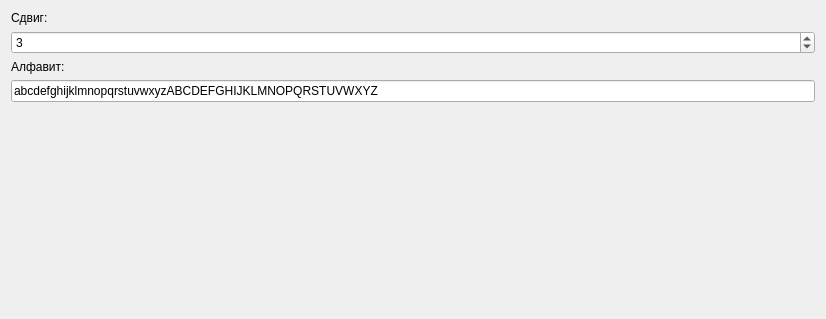
<?xml version="1.0" encoding="UTF-8"?>
<ui version="4.0">
 <class>FormCaesar</class>
 <widget class="QWidget" name="FormCaesar">
  <property name="geometry">
   <rect>
    <x>0</x>
    <y>0</y>
    <width>826</width>
    <height>319</height>
   </rect>
  </property>
  <property name="sizePolicy">
   <sizepolicy hsizetype="Expanding" vsizetype="Expanding">
    <horstretch>0</horstretch>
    <verstretch>0</verstretch>
   </sizepolicy>
  </property>
  <property name="windowTitle">
   <string>Form</string>
  </property>
  <layout class="QGridLayout" name="gridLayout_2">
   <item row="4" column="0">
    <widget class="QLineEdit" name="lineEditAlphabet">
     <property name="text">
      <string>abcdefghijklmnopqrstuvwxyzABCDEFGHIJKLMNOPQRSTUVWXYZ</string>
     </property>
    </widget>
   </item>
   <item row="3" column="0">
    <widget class="QLabel" name="labelAlphabet">
     <property name="text">
      <string>Алфавит:</string>
     </property>
    </widget>
   </item>
   <item row="5" column="0">
    <spacer name="verticalSpacer">
     <property name="orientation">
      <enum>Qt::Vertical</enum>
     </property>
     <property name="sizeHint" stdset="0">
      <size>
       <width>20</width>
       <height>40</height>
      </size>
     </property>
    </spacer>
   </item>
   <item row="2" column="0">
    <widget class="QSpinBox" name="spinBoxShift">
     <property name="sizePolicy">
      <sizepolicy hsizetype="Minimum" vsizetype="Fixed">
       <horstretch>0</horstretch>
       <verstretch>0</verstretch>
      </sizepolicy>
     </property>
     <property name="value">
      <number>3</number>
     </property>
    </widget>
   </item>
   <item row="1" column="0">
    <widget class="QLabel" name="labelShift">
     <property name="text">
      <string>Сдвиг:</string>
     </property>
    </widget>
   </item>
  </layout>
 </widget>
 <resources/>
 <connections/>
</ui>
